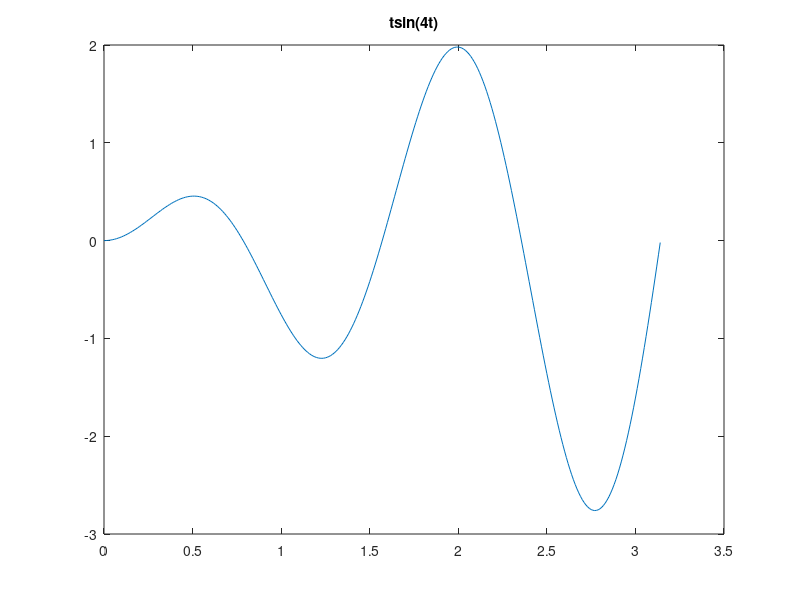

Here is the MATLAB script that generated this plot: (Note: this script raises an error after producing the figure.)
%set Parameters:
numberOfDataTrain = 50;
numberOfDataTest = 50;
numberOfInputPartitions = 10;
numberOfOutputPartitions = 10;
firstIn = 0;
endIn = pi;
firstOut = -pi;
endOut = pi;
%
%plot g(t) here
tIn = firstIn:0.01:endIn;
tOut = firstOut:0.01:endOut;
actualF = tIn.*sin(4*tIn);
plot(tIn,actualF);
title('tsin(4t)');

%rng(2);
tTrain = firstIn + (rand(1,numberOfDataTrain)*(endIn-firstIn));
fTrain = tTrain.*sin(4*tTrain);

inputMFs = getTriPartitions(numberOfInputPartitions,firstIn,endIn);

figure;
hold on;
for i=1:numberOfInputPartitions
    plot(tIn,trimf(tIn,inputMFs(i,:)));
    title('Input Partitions');
end
hold off;

outputMFs = getTriPartitions(numberOfOutputPartitions,firstOut,endOut);
figure;
hold on;
for i=1:numberOfOutputPartitions
    plot(tOut,trimf(tOut,outputMFs(i,:)));
    title('Output Partitions');
end
hold off;

allRules = getAllRules(inputMFs, outputMFs,tTrain, fTrain);
rules = deleteSameRules(allRules);

figure;
hold on;
for i=1:size(rules,1)
    plot(tIn,trimf(tIn,inputMFs(rules(i,1),:)));
    title('Input Partitions rules');
end
hold off;

figure;
hold on;
for i=1:size(rules,1)
    plot(tOut,trimf(tOut,outputMFs(rules(i,2),:)));
    title('Output Partitions rules');
end
hold off;

coveredInputMFs = covering( rules(:,1)', inputMFs, numberOfInputPartitions );
coveredOutputMFs = covering( rules(:,2)', outputMFs, numberOfOutputPartitions );

figure;
hold on;
for i=1:size(rules,1)
    plot(tIn,trimf(tIn,coveredInputMFs(rules(i,1),:)));
    title('Input Partitions covered rules');
end
hold off;

figure;
hold on;
for i=1:size(rules,1)
    plot(tOut,trimf(tOut,coveredOutputMFs(rules(i,2),:)));
    title('Output Partitions covered rules');
end
hold off;

fEstimated = zeros(size(tTrain));
for i=1:size(tTrain,2)
    fEstimated(i) = FIS( rules, inputMFs, outputMFs, tTrain(i) );
end

figure;
plot(tIn,actualF);
title('compare estimate and actual');
hold on
for i=1:size(tTrain,2)
    plot(tTrain(i),fEstimated(i),'r*')
end
hold off;

% compute mean squared error
F = tTrain.*sin(4*tTrain);
err = immse(fEstimated,F)

% generate new data for test
tTest = firstIn + (rand(1,numberOfDataTest)*(endIn-firstIn));
fEstimated = zeros(size(tTest));
for i=1:size(tTest,2)
    fEstimated(i) = FIS( rules, inputMFs, outputMFs, tTest(i) );
end

F = tTest.*sin(4*tTest);

figure;
plot(tIn,actualF);
title('compare new test estimate and actual');
hold on
for i=1:size(tTest,2)
    plot(tTest(i),fEstimated(i),'r*')
end
hold off;

err = immse(fEstimated,F)